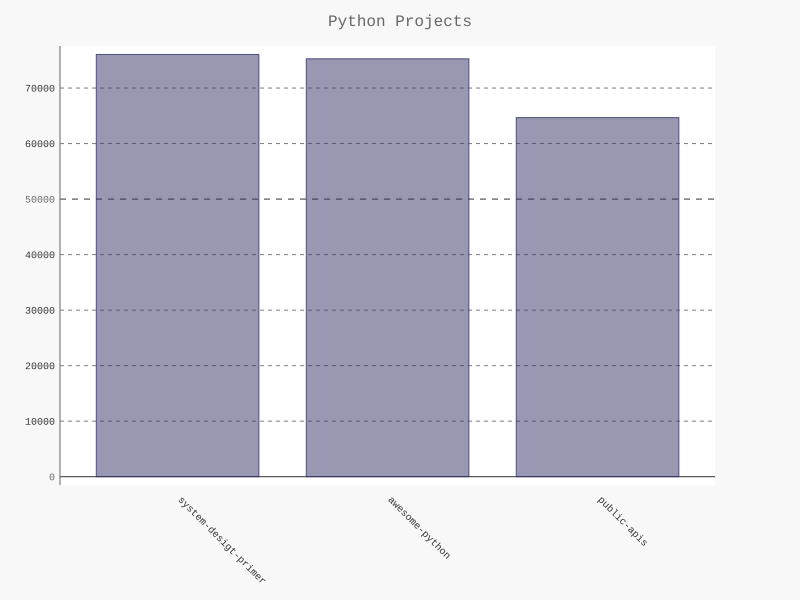

This chart was generated by the following Python code:
import pygal
from pygal.style import LightColorizedStyle as LCS, LightenStyle as LS

my_style = LS('#333366', base_style=LCS)
chart = pygal.Bar(style=my_style, x_label_rotation=45, show_legend=False)
chart.title = 'Python Projects'
chart.x_labels = ['system-desigt-primer', 'awesome-python', 'public-apis']

plto_dicts = [{'value': 76050, 'label': 'Description of system-desigt-primer'},
              {'value': 75267, 'label': 'Description of awesome-python'},
              {'value': 64678, 'label': 'Description of public-apis'}]

chart.add('', plto_dicts)
chart.render_to_file('bar_descriptions.svg')
